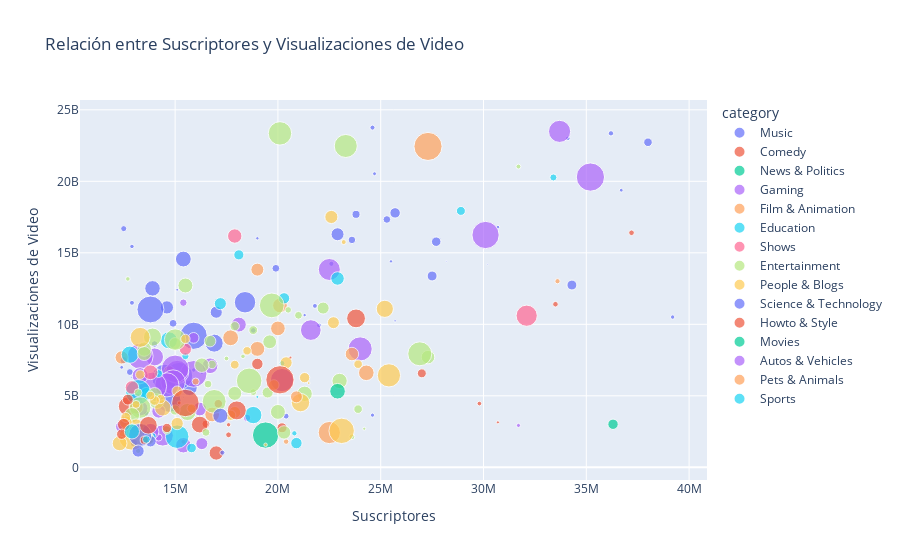

Notebook source saved alongside this figure:
### Markdown cell above
### Creamos el gráfico de dispersión interactivo, en este caso el tamaño de los círculos va a estar dado por los uploads y el eje X por suscriptores y el eje Y por Views

### Code cell
# Crear un gráfico de dispersión interactivo
fig = px.scatter(df, x='subscribers', y='video views', color='category', size='uploads',
                 hover_name='Youtuber', title='Relación entre Suscriptores y Visualizaciones de Video')

# Personalizar el diseño del gráfico
fig.update_layout(
    xaxis_title='Suscriptores',
    yaxis_title='Visualizaciones de Video',
    showlegend=True
)

# Mostrar el gráfico interactivo
fig.show()

### Figure 1 — Plotly figure (JSON) as saved in the notebook; plotly's stock layout.template omitted (floating-point values rounded to 4 significant figures)
{"data": [{"hovertemplate": "<b>%{hovertext}</b><br><br>category=Music<br>subscribers=%{x}<br>video views=%{y}<br>uploads=%{marker.size}<extra></extra>", "hovertext": ["XXXTENTACION", "Daddy Yankee", "Bruno Mars", "Ozuna", "Geet MP3", "J Balvin", "ImagineDragons", "Adele", "Michael Jackson", "toycantando", "Wiz Khalifa", "David Guetta", "Nicki Minaj", "Post Malone", "Coldplay", "EminemVEVO", "KatyPerryVEVO", "Enrique Iglesias", "NickyJamTV", "toyorbabytv", "The Chainsmokers", "Charlie Puth", "Dua Lipa", "Becky G", "Emiway Bantai", "Gusttavo Lima Oficial", "Calvin Harris", "Farruko", "RsiamMusic : ï¿½ï¿½ï¿½ï¿½ï¿½ï¿½ï¿½ï¿½", "Queen Official", "Pop Chartbusters", "Camila Cabello", "MK MUSIC", "Camilo", "DM - Desi Melodies", "Zee Music Classic", "Katakit Baby TV", "Genierock", "zayn", "SRK MUSIC", "AdeleVEVO", "50 Cent", "melanie martinez", "Camila Loures", "O Reino Infantil", "Aadishakti Films", "Hear This Music", "Neha Kakkar", "Lana Del Rey", "Luli Pampï¿½", "Atlantic Records", "Think Music India", "Lindsey Stirling", "Awakening Music", "Lokdhun Punjabi", "Lofi Girl", "Akon", "Rauw Alejandro", "EnriqueIglesiasVEVO", "Duo Tiempo De Sol", "elcarteldesantatv", "Mundo Bita", "Migos ATL"], "legendgroup": "Music", "marker": {"color": "#636efa", "size": [133, 505, 99, 196, 679, 141, 92, 15, 15, 619, 682, 749, 42, 78, 398, 104, 175, 443, 392, 1159, 180, 157, 164, 78, 239, 416, 79, 217, 3159, 1015, 2235, 80, 5105, 132, 79, 1640, 220, 1725, 21, 5056, 52, 419, 127, 3978, 1206, 4790, 39, 149, 43, 294, 1660, 4978, 199, 814, 1262, 409, 39, 168, 137, 323, 377, 253, 99], "sizemode": "area", "sizeref": 13.73, "symbol": "circle"}, "mode": "markers", "name": "Music", "orientation": "v", "showlegend": true, "type": "scatter", "x": [39200000, 38000000, 36700000, 36200000, 34300000, 34100000, 30700000, 30200000, 28200000, 27700000, 27500000, 25700000, 25700000, 25500000, 25300000, 24700000, 24600000, 23800000, 23600000, 22900000, 22600000, 22000000, 21800000, 21300000, 20400000, 19900000, 19000000, 18800000, 18400000, 17000000, 16900000, 16300000, 15900000, 15900000, 15700000, 15700000, 15500000, 15400000, 15400000, 15200000, 15100000, 14900000, 14900000, 14700000, 14600000, 14500000, 14500000, 14100000, 14100000, 14000000, 13900000, 13800000, 13600000, 13500000, 13100000, 13000000, 12900000, 12900000, 12900000, 12800000, 12500000, 12500000, 12400000], "xaxis": "x", "y": [10507474316, 22731415608, 19378155425, 23355801606, 12746535822, 23005313609, 16793072362, 14199108016, 14412474625, 15777682516, 13379395501, 17793809548, 10242981063, 14401218086, 17331663193, 20531704527, 23755792542, 17688774915, 15901824841, 16298342829, 14231943358, 9924807127, 11288359365, 10644857969, 3579555124, 13917423958, 16014044618, 9573641299, 11544297793, 10847948832, 8684010451, 6613422635, 9198986881, 6802382479, 5914071870, 5558051295, 6386271870, 14564170905, 4909687948, 6391679636, 12413869881, 10069000444, 4395184343, 4684983333, 11182302317, 6290721701, 9201428420, 2131548711, 6884215292, 8623705301, 12513842343, 11039343563, 3764608356, 5545936485, 4712624489, 1698279553, 6300933122, 11504090820, 15446707595, 6662288136, 7489455451, 16690788752, 6993406259], "yaxis": "y"}, {"hovertemplate": "<b>%{hovertext}</b><br><br>category=Comedy<br>subscribers=%{x}<br>video views=%{y}<br>uploads=%{marker.size}<extra></extra>", "hovertext": ["Jkk Entertainment", "KHANDESHI MOVIES", "Round2hell", "ashish chanchlani vines", "Brent Rivera", "Bizarrap", "Noor Stars", "MissaSinfonia", "TheBrianMaps", "Prajapati News", "FailArmy", "T3ddy", "Harsh Beniwal", "The MriDul", "Chad Wild Clay", "O Que Nï¿½ï¿½ï¿½ï¿½ï¿½ï¿", "Franco Escamilla", "Make Joke Of"], "legendgroup": "Comedy", "marker": {"color": "#EF553B", "size": [220, 217, 67, 151, 554, 83, 693, 233, 498, 1407, 438, 1930, 165, 106, 698, 696, 2483, 62], "sizemode": "area", "sizeref": 13.73, "symbol": "circle"}, "mode": "markers", "name": "Comedy", "orientation": "v", "showlegend": true, "type": "scatter", "x": [37200000, 33500000, 30700000, 29800000, 27000000, 20600000, 20200000, 17600000, 17100000, 17000000, 16500000, 16200000, 15400000, 15200000, 14700000, 13700000, 12700000, 12300000], "xaxis": "x", "y": [16402066717, 11405809704, 3145161634, 4457913639, 6570935979, 7657171980, 2764127969, 2274007523, 4448334716, 1001465469, 3037260680, 2990185467, 1781226000, 4503880875, 6751985988, 1967930734, 4266957149, 2129773714], "yaxis": "y"}, {"hovertemplate": "<b>%{hovertext}</b><br><br>category=News & Politics<br>subscribers=%{x}<br>video views=%{y}<br>uploads=%{marker.size}<extra></extra>", "hovertext": ["YouTube", "DLS News"], "legendgroup": "News & Politics", "marker": {"color": "#00cc96", "size": [744, 4750], "sizemode": "area", "sizeref": 13.73, "symbol": "circle"}, "mode": "markers", "name": "News & Politics", "orientation": "v", "showlegend": true, "type": "scatter", "x": [36300000, 19400000], "xaxis": "x", "y": [3010784935, 2255542592], "yaxis": "y"}, {"hovertemplate": "<b>%{hovertext}</b><br><br>category=Gaming<br>subscribers=%{x}<br>video views=%{y}<br>uploads=%{marker.size}<extra></extra>", "hovertext": ["Markiplier", "SSSniperWolf", "Dream", "jacksepticeye", "Preston", "SSundee", "MiawAug", "Marmok", "SQUEEZIE", "CoryxKenshin", "Technoblade", "JJ Olatunji", "Lyna", "Unspeakable", "FFUNTV", "Mobile Legends: Bang Bang", "EdisonPts", "Kwebbelkop", "TazerCraft", "PrestonPlayz", "Gyan Gamingï¿½", "TommyInnit", "E-MasterSensei", "ýýýýýýýýýýýý", "Jazzghost", "ýýýýýýýý/Atro", "Acenix", "penguinz0", "BanderitaX", "AzzyLand", "Morgz", "Timba Vk"], "legendgroup": "Gaming", "marker": {"color": "#ab63fa", "size": [5490, 3366, 116, 5114, 4009, 3315, 3713, 374, 1521, 1693, 989, 1294, 4906, 796, 379, 1647, 3733, 5198, 4175, 4009, 3086, 342, 1300, 2210, 5494, 1952, 368, 4613, 1640, 1749, 825, 1024], "sizemode": "area", "sizeref": 13.73, "symbol": "circle"}, "mode": "markers", "name": "Gaming", "orientation": "v", "showlegend": true, "type": "scatter", "x": [35200000, 33700000, 31700000, 30100000, 24000000, 22500000, 20200000, 18500000, 18100000, 16700000, 16300000, 16200000, 15900000, 15900000, 15400000, 15400000, 15100000, 15000000, 14900000, 14600000, 14400000, 14200000, 14200000, 14000000, 13900000, 13800000, 13600000, 13300000, 13300000, 13300000, 12600000, 12400000], "xaxis": "x", "y": [20297931219, 23492684419, 2930015381, 16246625836, 8279004442, 13835173331, 6098644584, 3457618361, 9983065083, 7102965621, 1656452554, 4076692623, 6534326412, 9052367553, 11513738907, 1543608082, 6668507856, 6889304306, 5956193599, 5766647017, 2224121890, 2084791147, 3920559552, 7719743112, 5673347763, 2480957682, 2122062016, 7773543609, 4129249415, 6412313570, 3303595310, 2840137980], "yaxis": "y"}, {"hovertemplate": "<b>%{hovertext}</b><br><br>category=Film & Animation<br>subscribers=%{x}<br>video views=%{y}<br>uploads=%{marker.size}<extra></extra>", "hovertext": ["Selena Gomez", "Nick Jr.", "Pen Movies", "Peppa Pig Espaï¿½ï¿½ï¿½ï¿½ï¿½ï¿½ï¿½ï¿½ï¿½", "Goldmines Cineplex", "Totoy kids - Portuguï¿½", "Pencilmation", "Green Gold TV - Official Channel", "Wow Kidz Action", "Turma da Mï¿½ï¿½", "Les' Copaque Production", "Gato Galactico | GALï¿½ï¿", "Totoy kids - Espaï¿½ï", "Peppa Pig em Portuguï¿½ï¿½ï¿½ï¿½ï¿½ï¿½ï¿½ï¿½ï¿", "Zee Kids"], "legendgroup": "Film & Animation", "marker": {"color": "#FFA15A", "size": [188, 5438, 1667, 1251, 3377, 206, 1481, 1476, 1525, 1154, 1716, 1491, 344, 1365, 1212], "sizemode": "area", "sizeref": 13.73, "symbol": "circle"}, "mode": "markers", "name": "Film & Animation", "orientation": "v", "showlegend": true, "type": "scatter", "x": [33600000, 27300000, 24300000, 23600000, 22500000, 20400000, 20100000, 20000000, 19000000, 19000000, 17700000, 16800000, 16000000, 13100000, 12400000], "xaxis": "x", "y": [13013567335, 22440611155, 6608773195, 7920637200, 2431154438, 1796227417, 11317309935, 9715291883, 8281724393, 13824277846, 9059696049, 3693798804, 5997599089, 4214172991, 7683670251], "yaxis": "y"}, {"hovertemplate": "<b>%{hovertext}</b><br><br>category=Education<br>subscribers=%{x}<br>video views=%{y}<br>uploads=%{marker.size}<extra></extra>", "hovertext": ["CVS 3D Rhymes & Kids Songs", "infobells - Tamil", "BabyBus - Canciones Infantiles & Videos para Niï¿½ï", "Dr. Vivek Bindra: Motivational Speaker", "Kurzgesagt ï¿½ï¿½ï¿½ï¿½ï¿½ï¿", "BabyBus - Cerita & Lagu Anak-anak", "Kiddiestv Hindi - Nursery Rhymes & Kids Songs", "ýýýýýýýýýýýýýý ýýýý", "TED-Ed", "Blippi - Educational Videos for Kids", "El Reino a Jugar", "Dear Sir", "Infobells Bangla", "Daftar Populer", "Netflix Jr.", "infobells - Kannada", "Veritasium", "infobells", "JOJO TV - Hindi Stories", "The Infographics Show", "Right to Shiksha"], "legendgroup": "Education", "marker": {"color": "#19d3f3", "size": [338, 555, 1251, 896, 193, 875, 226, 60, 2072, 707, 1007, 633, 359, 3810, 1996, 433, 369, 495, 1097, 4279, 2044], "sizemode": "area", "sizeref": 13.73, "symbol": "circle"}, "mode": "markers", "name": "Education", "orientation": "v", "showlegend": true, "type": "scatter", "x": [33400000, 28900000, 22900000, 20900000, 20800000, 20300000, 20200000, 19000000, 18800000, 18100000, 17200000, 15800000, 15500000, 15100000, 14700000, 14200000, 13900000, 13700000, 13600000, 13200000, 12800000], "xaxis": "x", "y": [20269857567, 17930570614, 13206471140, 1693149479, 2378448129, 11819051552, 7274150246, 4924054368, 3654621568, 14857290259, 11445492404, 1349288771, 7776706184, 2143140898, 8882319696, 6554000320, 2165885634, 5178142148, 5141201173, 5263540904, 7876740921], "yaxis": "y"}, {"hovertemplate": "<b>%{hovertext}</b><br><br>category=Shows<br>subscribers=%{x}<br>video views=%{y}<br>uploads=%{marker.size}<extra></extra>", "hovertext": ["Mr Bean", "MGC Playhouse", "ýýýýýýýý ýý ýýýýýýýý", "Kids TV India Hindi Nursery Rhymes", "ýýýýýýýý ýýýý ýýýýýýýýýýýýýý"], "legendgroup": "Shows", "marker": {"color": "#FF6692", "size": [3091, 1426, 1021, 1505, 1255], "sizemode": "area", "sizeref": 13.73, "symbol": "circle"}, "mode": "markers", "name": "Shows", "orientation": "v", "showlegend": true, "type": "scatter", "x": [32100000, 17900000, 15500000, 13800000, 12900000], "xaxis": "x", "y": [10602236110, 16174530046, 8265129639, 6646953396, 5585085130], "yaxis": "y"}, {"hovertemplate": "<b>%{hovertext}</b><br><br>category=Entertainment<br>subscribers=%{x}<br>video views=%{y}<br>uploads=%{marker.size}<extra></extra>", "hovertext": ["DONA ï¿½ï¿½", "Crazy XYZ", "Renato Garcia YT", "MrBeast en Espaï¿½ï", "James Charles", "Juan De Dios Pantoja", "Sesame Street", "DrossRotzank", "Kinder Spielzeug Kanal (Kidibli)", "Infinite", "Lyrical Lemonade", "Ninja Kidz TV", "Got Talent Global", "CookieSwirlC", "Gordon Ramsay", "Britain's Got Talent", "tabii Urdu", "RKD Studios", "Sidemen", "ýýýýýýýýýýýýýýýýýýýýýý", "Shemaroo Comedy", "Miley Cyrus", "RobleisIUTU", "Like Nastya VNM", "Fun For Kids TV - Hindi Rhymes", "VICE", "Like Nastya IDN", "With Kids[ï¿½ï¿½ï¿½ï¿½ï", "Jordan Matter", "ýýýýýýýý ýýýýýýýýýýýýýýýýýýýýýý", "Bollywood Classics", "Juliana Baltar", "Kashvi Adlakha", "XpressTV", "THE BROWN SIBLINGS", "A2 Motivation by Arvind Arora", "Doc Tops", "Bie The Ska", "Crescendo com Luluca", "karameeshchannel", "Airrack", "Goldmines Premiere", "Lady Diana", "Vijay Kumar Viner Vlogs", "Vogue", "BIBO ï¿½ï¿½ï¿½ï¿½ï¿½ï¿", "MC Divertida", "Davie504", "Top Viral Talent", "YoungBoy Never Broke Again"], "legendgroup": "Entertainment", "marker": {"color": "#B6E880", "size": [166, 1259, 3956, 67, 505, 226, 3657, 1598, 999, 1608, 420, 296, 1245, 3774, 1527, 4225, 1306, 847, 312, 530, 4487, 142, 1344, 602, 149, 3900, 502, 920, 413, 421, 1444, 2019, 1525, 724, 965, 3168, 490, 1540, 1307, 2254, 173, 975, 1403, 1357, 3166, 192, 413, 838, 1598, 142], "sizemode": "area", "sizeref": 13.73, "symbol": "circle"}, "mode": "markers", "name": "Entertainment", "orientation": "v", "showlegend": true, "type": "scatter", "x": [31700000, 27300000, 26900000, 24200000, 23900000, 23600000, 23300000, 23000000, 22200000, 21300000, 21000000, 20500000, 20300000, 20100000, 20000000, 19700000, 19600000, 19500000, 18800000, 18800000, 18600000, 18300000, 17900000, 17900000, 17500000, 16900000, 16800000, 16700000, 16600000, 16500000, 16300000, 15600000, 15500000, 15000000, 15000000, 15000000, 14600000, 14100000, 14000000, 13900000, 13800000, 13700000, 13500000, 13500000, 13300000, 13200000, 13200000, 13000000, 12900000, 12700000], "xaxis": "x", "y": [21031745531, 7705492350, 7938616641, 2700914170, 4067878931, 2135644776, 22471357411, 6041264489, 11136266461, 5141834668, 10631638628, 11009148579, 2441288701, 23353115850, 3875172235, 11323617496, 8779729549, 5234251168, 5257834105, 9594188708, 6047584292, 7760819588, 5168721499, 9867515979, 7612385622, 4609753237, 7195314800, 8826138204, 5819508534, 2440934034, 7141825267, 3869457097, 12714141740, 4008801873, 8658553456, 8932038210, 2613197447, 4627069704, 5094050461, 9106781518, 2224911030, 1973638757, 8265920659, 7958771872, 4177184071, 1148422000, 5224764969, 2683297849, 3643698504, 13174393401], "yaxis": "y"}, {"hovertemplate": "<b>%{hovertext}</b><br><br>category=People & Blogs<br>subscribers=%{x}<br>video views=%{y}<br>uploads=%{marker.size}<extra></extra>", "hovertext": ["Rans Entertainment", "WB Kids", "Diana and Roma EN", "Lady Gaga", "TED", "Vania Mania Kids", "mmoshaya", "Tekashi 6ix9ine", "The Royalty Family", "Baim Paula", "Jake Paul", "Crafty Panda", "JukiLop", "Like Nastya Vlog", "David Dobrik", "KatieAngel", "tanboy kun", "Arif muhammad", "Blippi Espaï¿½ï", "PowerfulJRE", "Mohamed Ramadan I ï¿½ï¿½ï¿½ï¿½ï¿½ï¿½ï", "Indore Physical Academy", "Super Polina", "TV Ana Emilia", "123 GO! Spanish", "ýýýýýýýýýýýýýýýýýý", "Kids Lineï¿½ï¿½ï¿½ï¿½ï¿½ï¿½ï¿½", "Painzeiro", "ýýýýýýýýýýýýýýý Ms Yeah", "RaptorGamer", "Pastor Antï¿½ï¿½ï¿½ï¿½ï", "CaseyNeistat", "ýýýýýýýýýSULGI", "Free Fire India Official"], "legendgroup": "People & Blogs", "marker": {"color": "#FECB52", "size": [3716, 2025, 511, 172, 4445, 985, 1189, 51, 733, 2325, 1006, 760, 85, 493, 536, 982, 739, 542, 598, 1037, 753, 1838, 576, 651, 520, 608, 2742, 1077, 435, 1444, 4712, 1101, 683, 1500], "sizemode": "area", "sizeref": 13.73, "symbol": "circle"}, "mode": "markers", "name": "People & Blogs", "orientation": "v", "showlegend": true, "type": "scatter", "x": [25400000, 25200000, 23900000, 23200000, 23100000, 22700000, 22600000, 21500000, 21300000, 21100000, 20400000, 19800000, 19400000, 18500000, 17900000, 17900000, 17700000, 15800000, 15500000, 15100000, 15100000, 14400000, 14300000, 14000000, 13800000, 13300000, 13300000, 13100000, 13100000, 13100000, 12900000, 12600000, 12600000, 12300000], "xaxis": "x", "y": [6430853035, 11081602368, 7213499085, 15751661213, 2551113422, 10115316784, 17507060680, 5890180734, 6269945014, 4526271677, 7311322368, 5759442450, 1577859332, 8147575884, 7176572299, 3841205465, 3647267655, 4122634467, 8984089026, 3060202847, 5324913850, 4156427797, 4776507159, 4674164601, 5019136690, 6482687220, 9088562002, 2555801802, 4399833602, 2879263916, 2112274210, 3152402405, 3485373675, 1674409945], "yaxis": "y"}, {"hovertemplate": "<b>%{hovertext}</b><br><br>category=Science & Technology<br>subscribers=%{x}<br>video views=%{y}<br>uploads=%{marker.size}<extra></extra>", "hovertext": ["Mark Rober", "Apple", "Marques Brownlee", "Hacksmith Industries", "Trakin Tech", "Technology Gyan"], "legendgroup": "Science & Technology", "marker": {"color": "#636efa", "size": [120, 180, 1567, 887, 3640, 1022], "sizemode": "area", "sizeref": 13.73, "symbol": "circle"}, "mode": "markers", "name": "Science & Technology", "orientation": "v", "showlegend": true, "type": "scatter", "x": [24600000, 17300000, 17200000, 13800000, 13300000, 13200000], "xaxis": "x", "y": [3647987299, 1026425106, 3606912471, 1820559912, 2262690743, 1138262456], "yaxis": "y"}, {"hovertemplate": "<b>%{hovertext}</b><br><br>category=Howto & Style<br>subscribers=%{x}<br>video views=%{y}<br>uploads=%{marker.size}<extra></extra>", "hovertext": ["Troom Troom", "5-Minute Crafts PLAY", "SUPER SLICK SLIME SAM", "Manual do Mundo", "ýýýýýýýýý Liziqi", "ýýýýýýýý ýýýýýýýýýýýýýý ýýýý 5 ýýýýýýýýýý", "Mis Pastelitos", "NishaMadhulika", "Wengie", "Blossom", "First We Feast", "bharatzkitchen HINDI"], "legendgroup": "Howto & Style", "marker": {"color": "#EF553B", "size": [2425, 5491, 903, 2470, 128, 5183, 603, 2158, 462, 812, 1076, 729], "sizemode": "area", "sizeref": 13.73, "symbol": "circle"}, "mode": "markers", "name": "Howto & Style", "orientation": "v", "showlegend": true, "type": "scatter", "x": [23800000, 20100000, 19000000, 18000000, 17600000, 15500000, 14600000, 13700000, 13500000, 12700000, 12500000, 12400000], "xaxis": "x", "y": [10414479943, 6119294270, 7229175322, 3980991248, 2977741577, 4499826716, 2750902766, 2939201386, 1900272833, 4733873025, 2983799729, 2315226648], "yaxis": "y"}, {"hovertemplate": "<b>%{hovertext}</b><br><br>category=Movies<br>subscribers=%{x}<br>video views=%{y}<br>uploads=%{marker.size}<extra></extra>", "hovertext": ["Ultra Movie Parlour"], "legendgroup": "Movies", "marker": {"color": "#00cc96", "size": [1670], "sizemode": "area", "sizeref": 13.73, "symbol": "circle"}, "mode": "markers", "name": "Movies", "orientation": "v", "showlegend": true, "type": "scatter", "x": [22900000], "xaxis": "x", "y": [5320485069], "yaxis": "y"}, {"hovertemplate": "<b>%{hovertext}</b><br><br>category=Autos & Vehicles<br>subscribers=%{x}<br>video views=%{y}<br>uploads=%{marker.size}<extra></extra>", "hovertext": ["DUDU e CAROL"], "legendgroup": "Autos & Vehicles", "marker": {"color": "#ab63fa", "size": [2942], "sizemode": "area", "sizeref": 13.73, "symbol": "circle"}, "mode": "markers", "name": "Autos & Vehicles", "orientation": "v", "showlegend": true, "type": "scatter", "x": [21600000], "xaxis": "x", "y": [9597894786], "yaxis": "y"}, {"hovertemplate": "<b>%{hovertext}</b><br><br>category=Pets & Animals<br>subscribers=%{x}<br>video views=%{y}<br>uploads=%{marker.size}<extra></extra>", "hovertext": ["Brave Wilderness"], "legendgroup": "Pets & Animals", "marker": {"color": "#FFA15A", "size": [982], "sizemode": "area", "sizeref": 13.73, "symbol": "circle"}, "mode": "markers", "name": "Pets & Animals", "orientation": "v", "showlegend": true, "type": "scatter", "x": [20900000], "xaxis": "x", "y": [4927879069], "yaxis": "y"}, {"hovertemplate": "<b>%{hovertext}</b><br><br>category=Sports<br>subscribers=%{x}<br>video views=%{y}<br>uploads=%{marker.size}<extra></extra>", "hovertext": ["DALLMYD", "gymvirtual"], "legendgroup": "Sports", "marker": {"color": "#19d3f3", "size": [412, 1572], "sizemode": "area", "sizeref": 13.73, "symbol": "circle"}, "mode": "markers", "name": "Sports", "orientation": "v", "showlegend": true, "type": "scatter", "x": [13600000, 12900000], "xaxis": "x", "y": [1948925559, 2509752944], "yaxis": "y"}], "layout": {"legend": {"itemsizing": "constant", "title": {"text": "category"}, "tracegroupgap": 0}, "showlegend": true, "title": {"text": "Relación entre Suscriptores y Visualizaciones de Video"}, "xaxis": {"anchor": "y", "domain": [0, 1], "title": {"text": "Suscriptores"}}, "yaxis": {"anchor": "x", "domain": [0, 1], "title": {"text": "Visualizaciones de Video"}}}}
